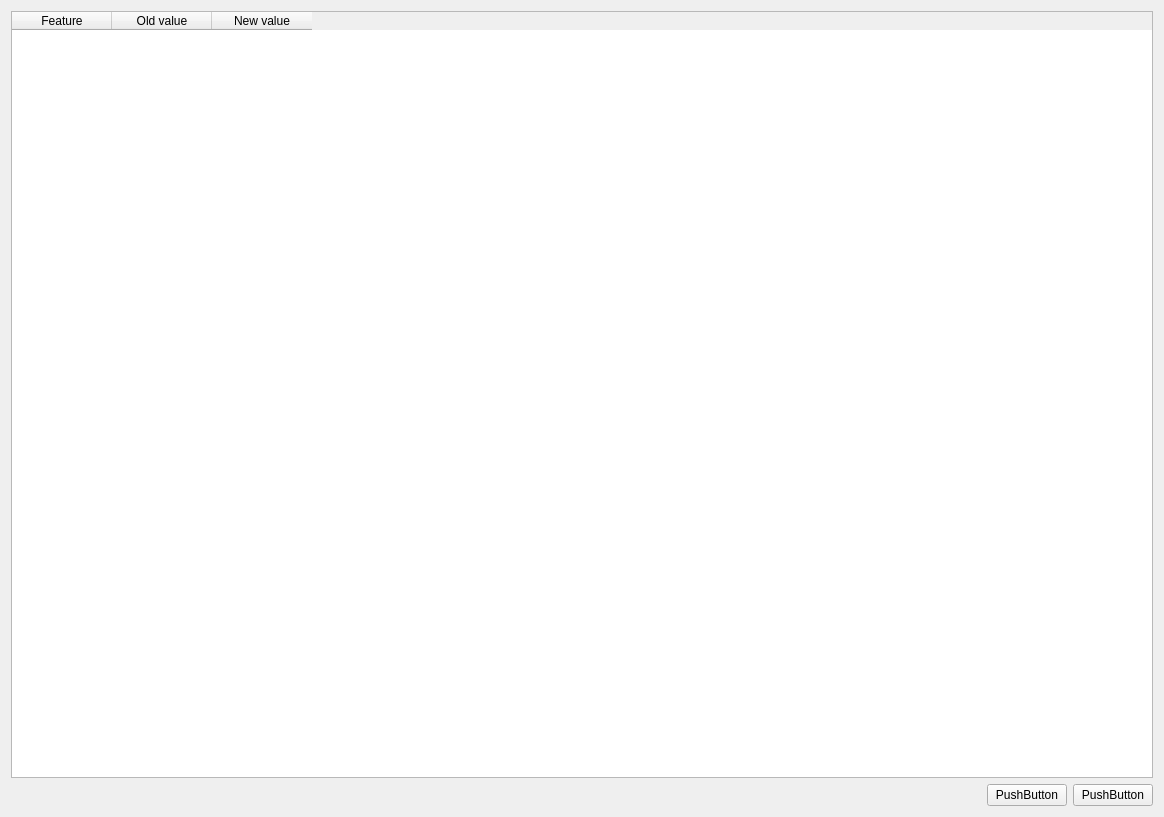
<?xml version="1.0" encoding="UTF-8"?>
<ui version="4.0">
 <class>Form</class>
 <widget class="QWidget" name="Form">
  <property name="geometry">
   <rect>
    <x>0</x>
    <y>0</y>
    <width>1164</width>
    <height>817</height>
   </rect>
  </property>
  <property name="windowTitle">
   <string>Form</string>
  </property>
  <layout class="QVBoxLayout" name="verticalLayout">
   <item>
    <layout class="QHBoxLayout" name="horizontalLayout">
     <item>
      <widget class="QTableWidget" name="diffTableWidget">
       <column>
        <property name="text">
         <string>Feature</string>
        </property>
       </column>
       <column>
        <property name="text">
         <string>Old value</string>
        </property>
       </column>
       <column>
        <property name="text">
         <string>New value</string>
        </property>
       </column>
      </widget>
     </item>
    </layout>
   </item>
   <item>
    <layout class="QHBoxLayout" name="horizontalLayout_2">
     <item>
      <spacer name="horizontalSpacer">
       <property name="orientation">
        <enum>Qt::Horizontal</enum>
       </property>
       <property name="sizeHint" stdset="0">
        <size>
         <width>40</width>
         <height>20</height>
        </size>
       </property>
      </spacer>
     </item>
     <item>
      <widget class="QPushButton" name="pushButton_2">
       <property name="text">
        <string>PushButton</string>
       </property>
      </widget>
     </item>
     <item>
      <widget class="QPushButton" name="pushButton">
       <property name="text">
        <string>PushButton</string>
       </property>
      </widget>
     </item>
    </layout>
   </item>
  </layout>
 </widget>
 <resources/>
 <connections/>
</ui>
